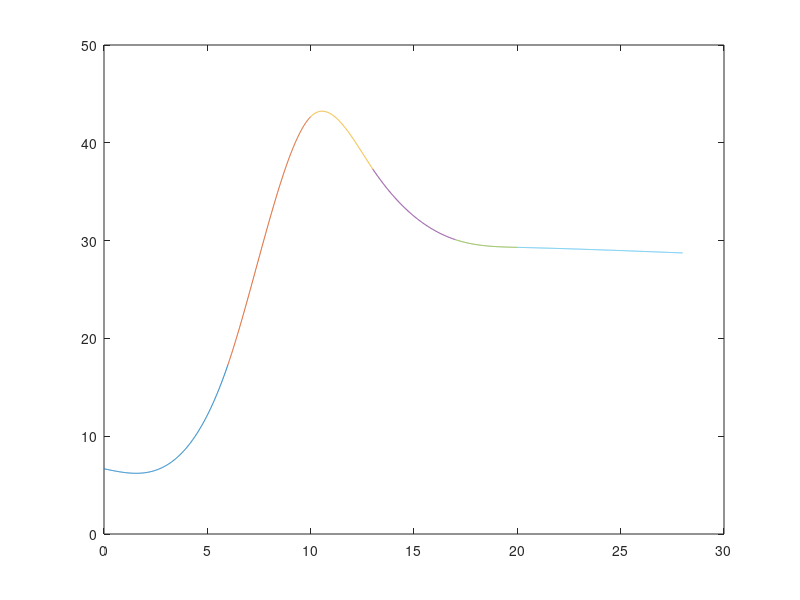

Reproduce this figure in MATLAB.
x=[0 6 10 13 17 20 28];
y=[6.67 17.33 42.67 37.33 30.10 29.31 28.74];

for j=1:6
  h(j+1)=x(j+1)-x(j);
end

for j=2:6
  lambda(j) = h(j+1)/(h(j) + h(j+1));
  mu(j) = 1 - lambda(j);
end

for j=1:4
  A(j,j)=2;
  A(j,j+1)=lambda(j+1);
  A(j+1,j)=mu(j+2);
end

A(5,5) = 2;
A(4,5) = lambda(5);
A(5,4)=  mu(6);

for j=1:5
  d(j)=(6/(h(j+2)+h(j+1))) * ((y(j+2)-y(j+1))/h(j+2) - (y(j+1)-y(j))/h(j+1));
end
  
gamma2 = inv(A)*d';
gamma = [0, gamma2', 0];

for j=1:6
  delta(j) = (gamma(j+1)-gamma(j))/h(j+1);
  beta(j) = (y(j+1)-y(j))/h(j+1) - (2*gamma(j)+gamma(j+1))*h(j+1)/6;
end

alpha = y'
beta
gamma = gamma'
delta

for j=1:6
  tx = x(j):0.01:x(j+1);
  ty = y(j) + beta(j) * (tx-x(j)) + (1/2) * gamma(j) * (tx-x(j)) .* (tx-x(j)) + (1/6) * delta(j) * (tx-x(j)) .* (tx-x(j)) .* (tx-x(j));
  plot(tx,ty)
  hold on;
end

